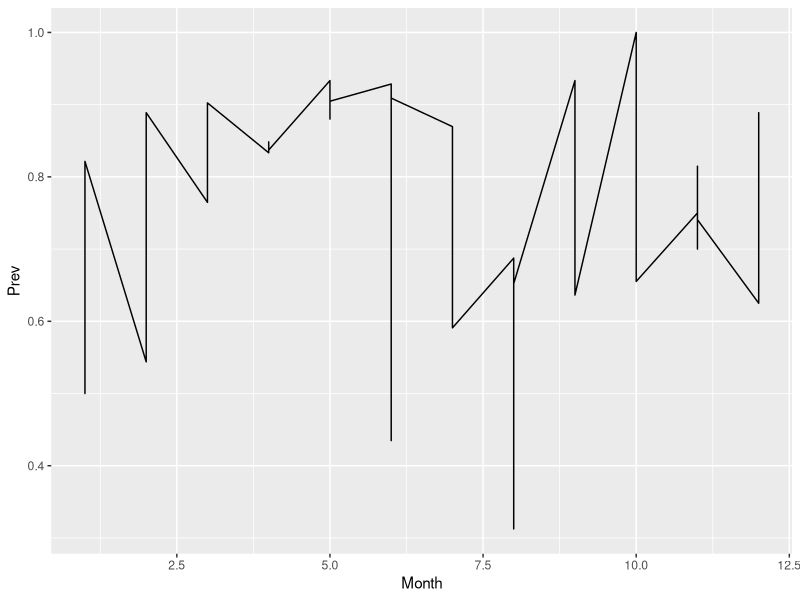
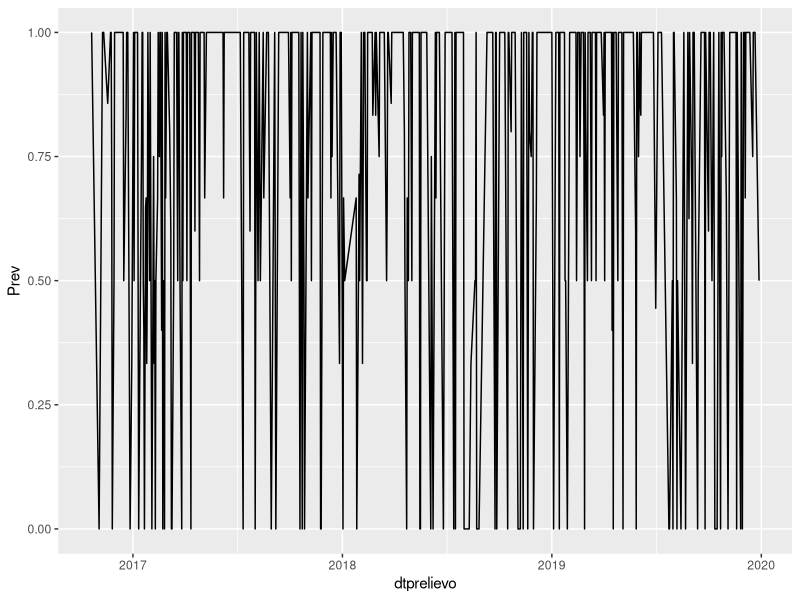
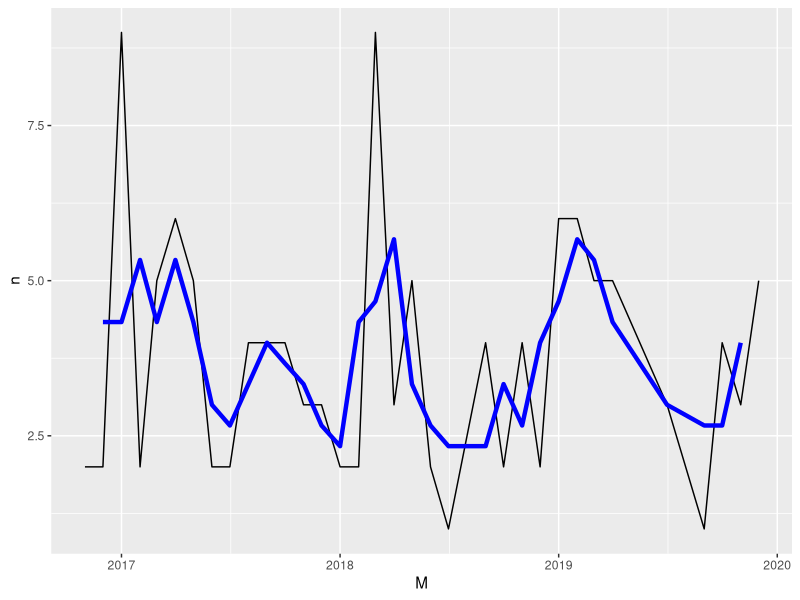

Generate these figures, in order, with R:
library("tidyverse")
library("readxl")
library("here")
library("lubridate")
library("zoo")

dati <- read_excel("data/Dati epidemiogici RV_2016-2019-070621.xlsx")

dt <- dati %>% 
  mutate(codaz = str_to_upper(codaz), 
         codaz = gsub("[[:punct:][:blank:]]","", codaz), 
         ageclass = str_remove(ageclass, "Suino"), 
         prelievo = str_c(day, "-", month, "-", year), 
         dtprelievo = dmy(prelievo), 
         Year = year(dtprelievo), 
         Month = month(dtprelievo), 
         Week = week(dtprelievo)) 

        
dt %>% 
  group_by(Year,Month, RV) %>% 
  summarise(n= n()) %>% 
  pivot_wider(names_from = RV, values_from = n, values_fill = 0) %>% 
  mutate(Prev = P/(P+N)) %>%
  ggplot(aes(x = Month, y= Prev))+
  geom_line()


dt %>% 
  group_by(dtprelievo,  RV) %>% 
  summarise(n= n()) %>% 
  pivot_wider(names_from = RV, values_from = n, values_fill = 0) %>% 
  mutate(Prev = P/(P+N)) %>% 
  ggplot(aes(x = dtprelievo, y= Prev))+
  geom_line()


dt %>% filter(RVA == "P" & RVH == "P") %>% 
  count(M = floor_date(dtprelievo, "month")) %>% 
  mutate(m = rollmean(n, k = 3, fill = NA) )%>%   
  ggplot(aes(M, n))+
  geom_line()+
  geom_line(aes(x=M, y=m), col = "blue", size = 1.5)
  
